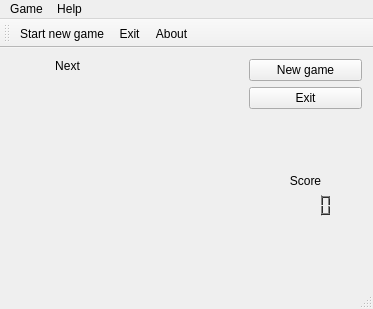
<?xml version="1.0" encoding="UTF-8"?>
<ui version="4.0">
 <class>MainWindow</class>
 <widget class="QMainWindow" name="MainWindow">
  <property name="geometry">
   <rect>
    <x>0</x>
    <y>0</y>
    <width>373</width>
    <height>309</height>
   </rect>
  </property>
  <property name="windowTitle">
   <string>Tetris</string>
  </property>
  <property name="windowIcon">
   <iconset resource="myimages.qrc">
    <normaloff>:/MyImages/Images/Tetris.png</normaloff>:/MyImages/Images/Tetris.png</iconset>
  </property>
  <widget class="QWidget" name="centralWidget">
   <layout class="QHBoxLayout" name="horizontalLayout">
    <item>
     <layout class="QVBoxLayout" name="verticalLayout">
      <item>
       <widget class="QLabel" name="label_2">
        <property name="text">
         <string>Next</string>
        </property>
        <property name="alignment">
         <set>Qt::AlignCenter</set>
        </property>
       </widget>
      </item>
      <item>
       <widget class="NextFigure" name="widget_NextFigure" native="true">
        <property name="minimumSize">
         <size>
          <width>0</width>
          <height>60</height>
         </size>
        </property>
       </widget>
      </item>
      <item>
       <spacer name="verticalSpacer_3">
        <property name="orientation">
         <enum>Qt::Vertical</enum>
        </property>
        <property name="sizeHint" stdset="0">
         <size>
          <width>20</width>
          <height>40</height>
         </size>
        </property>
       </spacer>
      </item>
     </layout>
    </item>
    <item>
     <widget class="Glass" name="widget_Glass" native="true">
      <property name="focusPolicy">
       <enum>Qt::StrongFocus</enum>
      </property>
      <property name="rows" stdset="0">
       <UInt>14</UInt>
      </property>
      <property name="columns" stdset="0">
       <UInt>8</UInt>
      </property>
     </widget>
    </item>
    <item>
     <layout class="QVBoxLayout" name="verticalLayout_2">
      <item>
       <widget class="QPushButton" name="btnNewGame">
        <property name="text">
         <string>New game</string>
        </property>
       </widget>
      </item>
      <item>
       <widget class="QPushButton" name="btnExit">
        <property name="text">
         <string>Exit</string>
        </property>
       </widget>
      </item>
      <item>
       <spacer name="verticalSpacer">
        <property name="orientation">
         <enum>Qt::Vertical</enum>
        </property>
        <property name="sizeHint" stdset="0">
         <size>
          <width>20</width>
          <height>40</height>
         </size>
        </property>
       </spacer>
      </item>
      <item>
       <widget class="QLabel" name="label">
        <property name="layoutDirection">
         <enum>Qt::LeftToRight</enum>
        </property>
        <property name="text">
         <string>Score</string>
        </property>
        <property name="alignment">
         <set>Qt::AlignCenter</set>
        </property>
       </widget>
      </item>
      <item>
       <widget class="QLCDNumber" name="lcdNumber">
        <property name="palette">
         <palette>
          <active>
           <colorrole role="WindowText">
            <brush brushstyle="SolidPattern">
             <color alpha="255">
              <red>255</red>
              <green>255</green>
              <blue>255</blue>
             </color>
            </brush>
           </colorrole>
           <colorrole role="Button">
            <brush brushstyle="SolidPattern">
             <color alpha="255">
              <red>90</red>
              <green>90</green>
              <blue>90</blue>
             </color>
            </brush>
           </colorrole>
           <colorrole role="Light">
            <brush brushstyle="SolidPattern">
             <color alpha="255">
              <red>135</red>
              <green>135</green>
              <blue>135</blue>
             </color>
            </brush>
           </colorrole>
           <colorrole role="Midlight">
            <brush brushstyle="SolidPattern">
             <color alpha="255">
              <red>112</red>
              <green>112</green>
              <blue>112</blue>
             </color>
            </brush>
           </colorrole>
           <colorrole role="Dark">
            <brush brushstyle="SolidPattern">
             <color alpha="255">
              <red>45</red>
              <green>45</green>
              <blue>45</blue>
             </color>
            </brush>
           </colorrole>
           <colorrole role="Mid">
            <brush brushstyle="SolidPattern">
             <color alpha="255">
              <red>60</red>
              <green>60</green>
              <blue>60</blue>
             </color>
            </brush>
           </colorrole>
           <colorrole role="Text">
            <brush brushstyle="SolidPattern">
             <color alpha="255">
              <red>255</red>
              <green>255</green>
              <blue>255</blue>
             </color>
            </brush>
           </colorrole>
           <colorrole role="BrightText">
            <brush brushstyle="SolidPattern">
             <color alpha="255">
              <red>255</red>
              <green>255</green>
              <blue>255</blue>
             </color>
            </brush>
           </colorrole>
           <colorrole role="ButtonText">
            <brush brushstyle="SolidPattern">
             <color alpha="255">
              <red>255</red>
              <green>255</green>
              <blue>255</blue>
             </color>
            </brush>
           </colorrole>
           <colorrole role="Base">
            <brush brushstyle="SolidPattern">
             <color alpha="255">
              <red>0</red>
              <green>0</green>
              <blue>0</blue>
             </color>
            </brush>
           </colorrole>
           <colorrole role="Window">
            <brush brushstyle="SolidPattern">
             <color alpha="255">
              <red>90</red>
              <green>90</green>
              <blue>90</blue>
             </color>
            </brush>
           </colorrole>
           <colorrole role="Shadow">
            <brush brushstyle="SolidPattern">
             <color alpha="255">
              <red>0</red>
              <green>0</green>
              <blue>0</blue>
             </color>
            </brush>
           </colorrole>
           <colorrole role="AlternateBase">
            <brush brushstyle="SolidPattern">
             <color alpha="255">
              <red>45</red>
              <green>45</green>
              <blue>45</blue>
             </color>
            </brush>
           </colorrole>
           <colorrole role="ToolTipBase">
            <brush brushstyle="SolidPattern">
             <color alpha="255">
              <red>255</red>
              <green>255</green>
              <blue>220</blue>
             </color>
            </brush>
           </colorrole>
           <colorrole role="ToolTipText">
            <brush brushstyle="SolidPattern">
             <color alpha="255">
              <red>0</red>
              <green>0</green>
              <blue>0</blue>
             </color>
            </brush>
           </colorrole>
          </active>
          <inactive>
           <colorrole role="WindowText">
            <brush brushstyle="SolidPattern">
             <color alpha="255">
              <red>255</red>
              <green>255</green>
              <blue>255</blue>
             </color>
            </brush>
           </colorrole>
           <colorrole role="Button">
            <brush brushstyle="SolidPattern">
             <color alpha="255">
              <red>90</red>
              <green>90</green>
              <blue>90</blue>
             </color>
            </brush>
           </colorrole>
           <colorrole role="Light">
            <brush brushstyle="SolidPattern">
             <color alpha="255">
              <red>135</red>
              <green>135</green>
              <blue>135</blue>
             </color>
            </brush>
           </colorrole>
           <colorrole role="Midlight">
            <brush brushstyle="SolidPattern">
             <color alpha="255">
              <red>112</red>
              <green>112</green>
              <blue>112</blue>
             </color>
            </brush>
           </colorrole>
           <colorrole role="Dark">
            <brush brushstyle="SolidPattern">
             <color alpha="255">
              <red>45</red>
              <green>45</green>
              <blue>45</blue>
             </color>
            </brush>
           </colorrole>
           <colorrole role="Mid">
            <brush brushstyle="SolidPattern">
             <color alpha="255">
              <red>60</red>
              <green>60</green>
              <blue>60</blue>
             </color>
            </brush>
           </colorrole>
           <colorrole role="Text">
            <brush brushstyle="SolidPattern">
             <color alpha="255">
              <red>255</red>
              <green>255</green>
              <blue>255</blue>
             </color>
            </brush>
           </colorrole>
           <colorrole role="BrightText">
            <brush brushstyle="SolidPattern">
             <color alpha="255">
              <red>255</red>
              <green>255</green>
              <blue>255</blue>
             </color>
            </brush>
           </colorrole>
           <colorrole role="ButtonText">
            <brush brushstyle="SolidPattern">
             <color alpha="255">
              <red>255</red>
              <green>255</green>
              <blue>255</blue>
             </color>
            </brush>
           </colorrole>
           <colorrole role="Base">
            <brush brushstyle="SolidPattern">
             <color alpha="255">
              <red>0</red>
              <green>0</green>
              <blue>0</blue>
             </color>
            </brush>
           </colorrole>
           <colorrole role="Window">
            <brush brushstyle="SolidPattern">
             <color alpha="255">
              <red>90</red>
              <green>90</green>
              <blue>90</blue>
             </color>
            </brush>
           </colorrole>
           <colorrole role="Shadow">
            <brush brushstyle="SolidPattern">
             <color alpha="255">
              <red>0</red>
              <green>0</green>
              <blue>0</blue>
             </color>
            </brush>
           </colorrole>
           <colorrole role="AlternateBase">
            <brush brushstyle="SolidPattern">
             <color alpha="255">
              <red>45</red>
              <green>45</green>
              <blue>45</blue>
             </color>
            </brush>
           </colorrole>
           <colorrole role="ToolTipBase">
            <brush brushstyle="SolidPattern">
             <color alpha="255">
              <red>255</red>
              <green>255</green>
              <blue>220</blue>
             </color>
            </brush>
           </colorrole>
           <colorrole role="ToolTipText">
            <brush brushstyle="SolidPattern">
             <color alpha="255">
              <red>0</red>
              <green>0</green>
              <blue>0</blue>
             </color>
            </brush>
           </colorrole>
          </inactive>
          <disabled>
           <colorrole role="WindowText">
            <brush brushstyle="SolidPattern">
             <color alpha="255">
              <red>45</red>
              <green>45</green>
              <blue>45</blue>
             </color>
            </brush>
           </colorrole>
           <colorrole role="Button">
            <brush brushstyle="SolidPattern">
             <color alpha="255">
              <red>90</red>
              <green>90</green>
              <blue>90</blue>
             </color>
            </brush>
           </colorrole>
           <colorrole role="Light">
            <brush brushstyle="SolidPattern">
             <color alpha="255">
              <red>135</red>
              <green>135</green>
              <blue>135</blue>
             </color>
            </brush>
           </colorrole>
           <colorrole role="Midlight">
            <brush brushstyle="SolidPattern">
             <color alpha="255">
              <red>112</red>
              <green>112</green>
              <blue>112</blue>
             </color>
            </brush>
           </colorrole>
           <colorrole role="Dark">
            <brush brushstyle="SolidPattern">
             <color alpha="255">
              <red>45</red>
              <green>45</green>
              <blue>45</blue>
             </color>
            </brush>
           </colorrole>
           <colorrole role="Mid">
            <brush brushstyle="SolidPattern">
             <color alpha="255">
              <red>60</red>
              <green>60</green>
              <blue>60</blue>
             </color>
            </brush>
           </colorrole>
           <colorrole role="Text">
            <brush brushstyle="SolidPattern">
             <color alpha="255">
              <red>45</red>
              <green>45</green>
              <blue>45</blue>
             </color>
            </brush>
           </colorrole>
           <colorrole role="BrightText">
            <brush brushstyle="SolidPattern">
             <color alpha="255">
              <red>255</red>
              <green>255</green>
              <blue>255</blue>
             </color>
            </brush>
           </colorrole>
           <colorrole role="ButtonText">
            <brush brushstyle="SolidPattern">
             <color alpha="255">
              <red>45</red>
              <green>45</green>
              <blue>45</blue>
             </color>
            </brush>
           </colorrole>
           <colorrole role="Base">
            <brush brushstyle="SolidPattern">
             <color alpha="255">
              <red>90</red>
              <green>90</green>
              <blue>90</blue>
             </color>
            </brush>
           </colorrole>
           <colorrole role="Window">
            <brush brushstyle="SolidPattern">
             <color alpha="255">
              <red>90</red>
              <green>90</green>
              <blue>90</blue>
             </color>
            </brush>
           </colorrole>
           <colorrole role="Shadow">
            <brush brushstyle="SolidPattern">
             <color alpha="255">
              <red>0</red>
              <green>0</green>
              <blue>0</blue>
             </color>
            </brush>
           </colorrole>
           <colorrole role="AlternateBase">
            <brush brushstyle="SolidPattern">
             <color alpha="255">
              <red>90</red>
              <green>90</green>
              <blue>90</blue>
             </color>
            </brush>
           </colorrole>
           <colorrole role="ToolTipBase">
            <brush brushstyle="SolidPattern">
             <color alpha="255">
              <red>255</red>
              <green>255</green>
              <blue>220</blue>
             </color>
            </brush>
           </colorrole>
           <colorrole role="ToolTipText">
            <brush brushstyle="SolidPattern">
             <color alpha="255">
              <red>0</red>
              <green>0</green>
              <blue>0</blue>
             </color>
            </brush>
           </colorrole>
          </disabled>
         </palette>
        </property>
        <property name="font">
         <font>
          <pointsize>9</pointsize>
          <weight>50</weight>
          <bold>false</bold>
         </font>
        </property>
        <property name="layoutDirection">
         <enum>Qt::LeftToRight</enum>
        </property>
        <property name="autoFillBackground">
         <bool>false</bool>
        </property>
        <property name="frameShape">
         <enum>QFrame::NoFrame</enum>
        </property>
        <property name="frameShadow">
         <enum>QFrame::Raised</enum>
        </property>
        <property name="lineWidth">
         <number>1</number>
        </property>
        <property name="smallDecimalPoint">
         <bool>false</bool>
        </property>
        <property name="segmentStyle">
         <enum>QLCDNumber::Filled</enum>
        </property>
       </widget>
      </item>
      <item>
       <spacer name="verticalSpacer_2">
        <property name="orientation">
         <enum>Qt::Vertical</enum>
        </property>
        <property name="sizeHint" stdset="0">
         <size>
          <width>20</width>
          <height>40</height>
         </size>
        </property>
       </spacer>
      </item>
     </layout>
    </item>
   </layout>
  </widget>
  <widget class="QMenuBar" name="menuBar">
   <property name="geometry">
    <rect>
     <x>0</x>
     <y>0</y>
     <width>373</width>
     <height>21</height>
    </rect>
   </property>
   <widget class="QMenu" name="menuGame">
    <property name="title">
     <string>Game</string>
    </property>
    <addaction name="actionStart_new_game"/>
    <addaction name="actionExit"/>
   </widget>
   <widget class="QMenu" name="menuHelp">
    <property name="title">
     <string>Help</string>
    </property>
    <addaction name="actionAbout"/>
   </widget>
   <addaction name="menuGame"/>
   <addaction name="menuHelp"/>
  </widget>
  <widget class="QToolBar" name="mainToolBar">
   <attribute name="toolBarArea">
    <enum>TopToolBarArea</enum>
   </attribute>
   <attribute name="toolBarBreak">
    <bool>false</bool>
   </attribute>
   <addaction name="actionStart_new_game"/>
   <addaction name="actionExit"/>
   <addaction name="actionAbout"/>
  </widget>
  <widget class="QStatusBar" name="statusBar"/>
  <action name="actionStart_new_game">
   <property name="icon">
    <iconset resource="myimages.qrc">
     <normaloff>:/MyImages/Images/iconNewGame.ico</normaloff>:/MyImages/Images/iconNewGame.ico</iconset>
   </property>
   <property name="text">
    <string>Start new game</string>
   </property>
  </action>
  <action name="actionAbout">
   <property name="icon">
    <iconset resource="myimages.qrc">
     <normaloff>:/MyImages/Images/iconInstructions.ico</normaloff>:/MyImages/Images/iconInstructions.ico</iconset>
   </property>
   <property name="text">
    <string>About</string>
   </property>
  </action>
  <action name="actionExit">
   <property name="icon">
    <iconset resource="myimages.qrc">
     <normaloff>:/MyImages/Images/iconExit.ico</normaloff>:/MyImages/Images/iconExit.ico</iconset>
   </property>
   <property name="text">
    <string>Exit</string>
   </property>
  </action>
 </widget>
 <layoutdefault spacing="6" margin="11"/>
 <customwidgets>
  <customwidget>
   <class>Glass</class>
   <extends>QWidget</extends>
   <header>glass.h</header>
   <container>1</container>
   <slots>
    <signal>drawPattern(Figure*)</signal>
    <signal>setScore(int)</signal>
    <slot>slotNewGame()</slot>
   </slots>
  </customwidget>
  <customwidget>
   <class>NextFigure</class>
   <extends>QWidget</extends>
   <header location="global">nextfigure.h</header>
   <container>1</container>
   <slots>
    <slot>drawNextFigure(Figure*)</slot>
   </slots>
  </customwidget>
 </customwidgets>
 <resources>
  <include location="myimages.qrc"/>
 </resources>
 <connections>
  <connection>
   <sender>btnExit</sender>
   <signal>clicked()</signal>
   <receiver>actionExit</receiver>
   <slot>trigger()</slot>
   <hints>
    <hint type="sourcelabel">
     <x>362</x>
     <y>116</y>
    </hint>
    <hint type="destinationlabel">
     <x>-1</x>
     <y>-1</y>
    </hint>
   </hints>
  </connection>
  <connection>
   <sender>btnNewGame</sender>
   <signal>clicked()</signal>
   <receiver>actionStart_new_game</receiver>
   <slot>trigger()</slot>
   <hints>
    <hint type="sourcelabel">
     <x>362</x>
     <y>87</y>
    </hint>
    <hint type="destinationlabel">
     <x>-1</x>
     <y>-1</y>
    </hint>
   </hints>
  </connection>
  <connection>
   <sender>actionExit</sender>
   <signal>triggered()</signal>
   <receiver>MainWindow</receiver>
   <slot>close()</slot>
   <hints>
    <hint type="sourcelabel">
     <x>-1</x>
     <y>-1</y>
    </hint>
    <hint type="destinationlabel">
     <x>303</x>
     <y>180</y>
    </hint>
   </hints>
  </connection>
  <connection>
   <sender>btnNewGame</sender>
   <signal>clicked()</signal>
   <receiver>widget_Glass</receiver>
   <slot>slotNewGame()</slot>
   <hints>
    <hint type="sourcelabel">
     <x>296</x>
     <y>76</y>
    </hint>
    <hint type="destinationlabel">
     <x>202</x>
     <y>77</y>
    </hint>
   </hints>
  </connection>
  <connection>
   <sender>widget_Glass</sender>
   <signal>drawPattern(Figure*)</signal>
   <receiver>widget_NextFigure</receiver>
   <slot>drawNextFigure(Figure*)</slot>
   <hints>
    <hint type="sourcelabel">
     <x>170</x>
     <y>116</y>
    </hint>
    <hint type="destinationlabel">
     <x>85</x>
     <y>108</y>
    </hint>
   </hints>
  </connection>
  <connection>
   <sender>widget_Glass</sender>
   <signal>setScore(int)</signal>
   <receiver>lcdNumber</receiver>
   <slot>display(int)</slot>
   <hints>
    <hint type="sourcelabel">
     <x>209</x>
     <y>211</y>
    </hint>
    <hint type="destinationlabel">
     <x>268</x>
     <y>210</y>
    </hint>
   </hints>
  </connection>
 </connections>
</ui>
